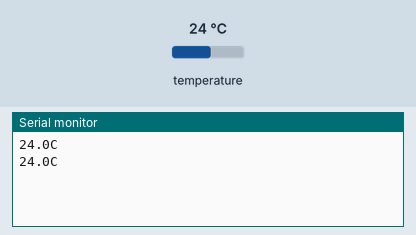
This sketch was run on a simulated Raspberry Pi Pico. On the bench: the last lines printed to the serial monitor. Inputs (shaded band) come from the test bench; at power-on: temperature 24 °C.

Above: at 6.2 s.
6.3 s: temperature set to 12 °C
At 7.6 s:
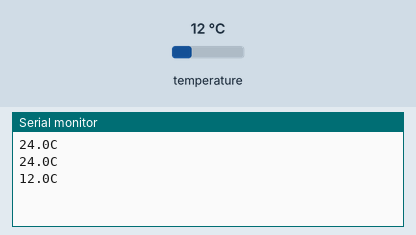
7.8 s: temperature set to 19 °C
At 8.8 s:
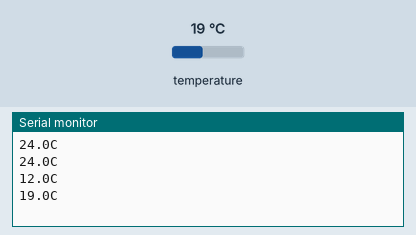
Timing chart, 0 to 10.8 s (numbered marks = the images above; inputs shaded):
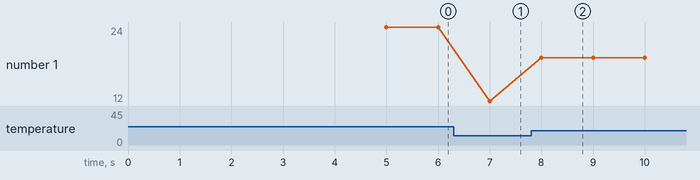

The sketch:

Temperature.ino
```cpp
/* Released into the public domain */

void setup() {
  Serial.begin(115200);
  delay(5000);
}

void loop() {
  Serial.printf("%2.1fC\n", analogReadTemp());
  delay(1000);
}
```

Measured:
- after the input at 6.3 s, the serial monitor: prints a new line after 0.70 s (image 1)
- after the input at 7.8 s, the serial monitor: prints a new line after 0.20 s (image 2)
- plotted number 1: 24 → 12 after the input at 6.3 s, 12 → 19 after the input at 7.8 s
